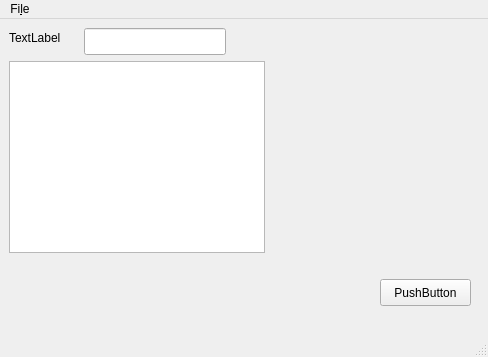
<?xml version="1.0" encoding="UTF-8"?>
<ui version="4.0">
 <class>MainWindow</class>
 <widget class="QMainWindow" name="MainWindow">
  <property name="geometry">
   <rect>
    <x>0</x>
    <y>0</y>
    <width>488</width>
    <height>357</height>
   </rect>
  </property>
  <property name="windowTitle">
   <string>MainWindow</string>
  </property>
  <widget class="QWidget" name="centralwidget">
   <widget class="QPushButton" name="pushButton">
    <property name="geometry">
     <rect>
      <x>380</x>
      <y>260</y>
      <width>91</width>
      <height>27</height>
     </rect>
    </property>
    <property name="text">
     <string>PushButton</string>
    </property>
   </widget>
   <widget class="QLabel" name="label">
    <property name="geometry">
     <rect>
      <x>9</x>
      <y>9</y>
      <width>69</width>
      <height>19</height>
     </rect>
    </property>
    <property name="text">
     <string>TextLabel</string>
    </property>
   </widget>
   <widget class="QLineEdit" name="lineEdit">
    <property name="geometry">
     <rect>
      <x>84</x>
      <y>9</y>
      <width>142</width>
      <height>27</height>
     </rect>
    </property>
   </widget>
   <widget class="QListWidget" name="listWidget">
    <property name="geometry">
     <rect>
      <x>9</x>
      <y>42</y>
      <width>256</width>
      <height>192</height>
     </rect>
    </property>
   </widget>
  </widget>
  <widget class="QMenuBar" name="menubar">
   <property name="geometry">
    <rect>
     <x>0</x>
     <y>0</y>
     <width>488</width>
     <height>24</height>
    </rect>
   </property>
   <widget class="QMenu" name="menuFile">
    <property name="title">
     <string>Fi&amp;le</string>
    </property>
    <addaction name="separator"/>
    <addaction name="actionExit"/>
   </widget>
   <addaction name="menuFile"/>
  </widget>
  <widget class="QStatusBar" name="statusbar"/>
  <action name="actionExit">
   <property name="text">
    <string>Exit</string>
   </property>
  </action>
 </widget>
 <resources/>
 <connections/>
</ui>
